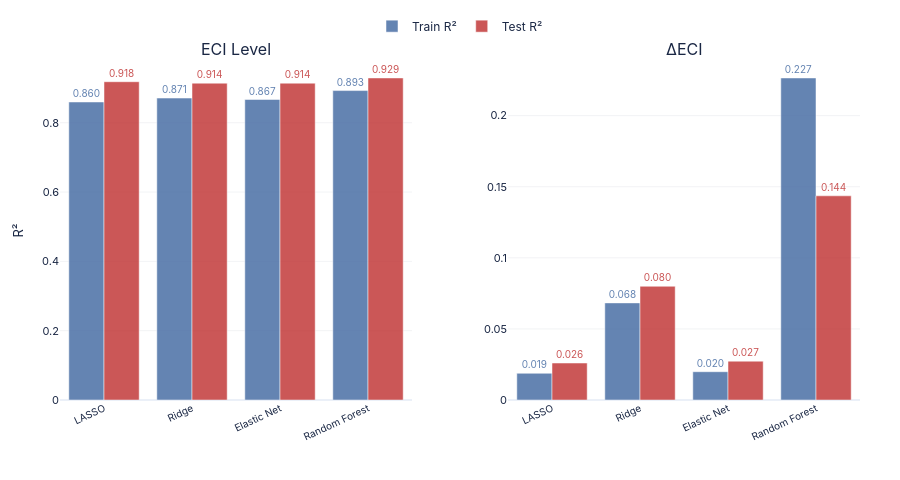

The code cell stored with this chart in its notebook:
### Markdown cell above
## Chart B3 — Train vs Test R² (ECI Level and Delta-ECI)

Side-by-side comparison of in-sample and out-of-sample R-squared for LASSO,
Ridge, Elastic Net, and Random Forest. Left panel: ECI levels. Right panel:
year-on-year ECI changes. The large gap in the right panel reflects the
difficulty of predicting short-run variation in economic complexity.

### Code cell
fig_b3 = make_subplots(rows=1, cols=2, horizontal_spacing=0.12,
                       subplot_titles=['ECI Level', '\u0394ECI'])

for col_idx, perf in enumerate([perf_lv, perf_dl], 1):
    show = (col_idx == 1)
    fig_b3.add_trace(go.Bar(
        x=perf['Model'], y=perf['Train R\u00b2'], name='Train R\u00b2',
        marker_color=PAL['blue'], opacity=0.85, legendgroup='train',
        text=[f'{v:.3f}' for v in perf['Train R\u00b2']], textposition='outside',
        textfont=dict(size=10, color=PAL['blue']),
        showlegend=show,
    ), row=1, col=col_idx)
    fig_b3.add_trace(go.Bar(
        x=perf['Model'], y=perf['Test R\u00b2'], name='Test R\u00b2',
        marker_color=PAL['red'], opacity=0.85, legendgroup='test',
        text=[f'{v:.3f}' for v in perf['Test R\u00b2']], textposition='outside',
        textfont=dict(size=10, color=PAL['red']),
        showlegend=show,
    ), row=1, col=col_idx)
    fig_b3.update_xaxes(tickangle=-25, tickfont=dict(size=10), row=1, col=col_idx)
    fig_b3.update_yaxes(title_text='R\u00b2' if col_idx == 1 else '',
                        gridcolor=GRID, gridwidth=0.5, row=1, col=col_idx)

fig_b3.update_layout(
    template='plotly_white', plot_bgcolor=BG, paper_bgcolor=BG,
    font=dict(family=FONT, size=11, color=NAVY),
    barmode='group', height=480, margin=dict(l=60, r=40, t=50, b=80),
    legend=dict(orientation='h', yanchor='bottom', y=1.06, xanchor='center', x=0.5,
                font=dict(size=12)),
)
save(fig_b3, 'B3_ml_train_vs_test_r2', w=1200, h=480)
fig_b3.show(config=CFG)

### Figure 1 — Plotly figure (JSON) as saved in the notebook; plotly's stock layout.template omitted (floating-point values rounded to 4 significant figures)
{"data": [{"legendgroup": "train", "marker": {"color": "#4a6fa5"}, "name": "Train R²", "opacity": 0.85, "showlegend": true, "text": ["0.860", "0.871", "0.867", "0.893"], "textfont": {"color": "#4a6fa5", "size": 10}, "textposition": "outside", "type": "bar", "x": ["LASSO", "Ridge", "Elastic Net", "Random Forest"], "xaxis": "x", "y": [0.8599, 0.8712, 0.867, 0.8928], "yaxis": "y"}, {"legendgroup": "test", "marker": {"color": "#c23a3a"}, "name": "Test R²", "opacity": 0.85, "showlegend": true, "text": ["0.918", "0.914", "0.914", "0.929"], "textfont": {"color": "#c23a3a", "size": 10}, "textposition": "outside", "type": "bar", "x": ["LASSO", "Ridge", "Elastic Net", "Random Forest"], "xaxis": "x", "y": [0.9183, 0.9141, 0.9141, 0.9292], "yaxis": "y"}, {"legendgroup": "train", "marker": {"color": "#4a6fa5"}, "name": "Train R²", "opacity": 0.85, "showlegend": false, "text": ["0.019", "0.068", "0.020", "0.227"], "textfont": {"color": "#4a6fa5", "size": 10}, "textposition": "outside", "type": "bar", "x": ["LASSO", "Ridge", "Elastic Net", "Random Forest"], "xaxis": "x2", "y": [0.0188, 0.0683, 0.0199, 0.2265], "yaxis": "y2"}, {"legendgroup": "test", "marker": {"color": "#c23a3a"}, "name": "Test R²", "opacity": 0.85, "showlegend": false, "text": ["0.026", "0.080", "0.027", "0.144"], "textfont": {"color": "#c23a3a", "size": 10}, "textposition": "outside", "type": "bar", "x": ["LASSO", "Ridge", "Elastic Net", "Random Forest"], "xaxis": "x2", "y": [0.026, 0.08, 0.0273, 0.1436], "yaxis": "y2"}], "layout": {"annotations": [{"font": {"size": 16}, "showarrow": false, "text": "ECI Level", "x": 0.22, "xanchor": "center", "xref": "paper", "y": 1.0, "yanchor": "bottom", "yref": "paper"}, {"font": {"size": 16}, "showarrow": false, "text": "ΔECI", "x": 0.78, "xanchor": "center", "xref": "paper", "y": 1.0, "yanchor": "bottom", "yref": "paper"}], "barmode": "group", "font": {"color": "#1a2744", "family": "Public Sans, -apple-system, BlinkMacSystemFont, sans-serif", "size": 11}, "height": 480, "legend": {"font": {"size": 12}, "orientation": "h", "x": 0.5, "xanchor": "center", "y": 1.06, "yanchor": "bottom"}, "margin": {"b": 80, "l": 60, "r": 40, "t": 50}, "paper_bgcolor": "#ffffff", "plot_bgcolor": "#ffffff", "xaxis": {"anchor": "y", "domain": [0.0, 0.44], "tickangle": -25, "tickfont": {"size": 10}}, "xaxis2": {"anchor": "y2", "domain": [0.56, 1.0], "tickangle": -25, "tickfont": {"size": 10}}, "yaxis": {"anchor": "x", "domain": [0.0, 1.0], "gridcolor": "#e5e7eb", "gridwidth": 0.5, "title": {"text": "R²"}}, "yaxis2": {"anchor": "x2", "domain": [0.0, 1.0], "gridcolor": "#e5e7eb", "gridwidth": 0.5, "title": {"text": ""}}}}
